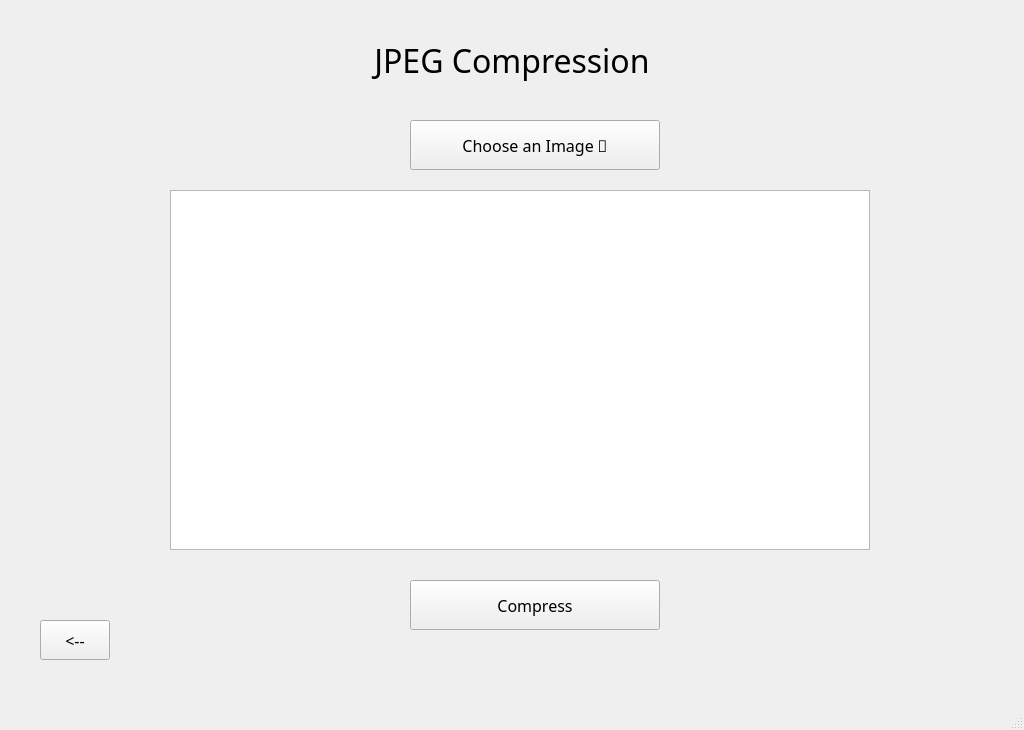
<?xml version="1.0" encoding="UTF-8"?>
<ui version="4.0">
 <class>MainWindow</class>
 <widget class="QMainWindow" name="MainWindow">
  <property name="geometry">
   <rect>
    <x>0</x>
    <y>0</y>
    <width>1024</width>
    <height>730</height>
   </rect>
  </property>
  <property name="windowTitle">
   <string>MainWindow</string>
  </property>
  <widget class="QWidget" name="centralwidget">
   <widget class="QPushButton" name="choose_file_button">
    <property name="geometry">
     <rect>
      <x>410</x>
      <y>120</y>
      <width>250</width>
      <height>50</height>
     </rect>
    </property>
    <property name="font">
     <font>
      <family>JetBrains Mono</family>
      <pointsize>12</pointsize>
     </font>
    </property>
    <property name="cursor">
     <cursorShape>PointingHandCursor</cursorShape>
    </property>
    <property name="statusTip">
     <string>Choose an image to apply compression</string>
    </property>
    <property name="text">
     <string>Choose an Image 💾</string>
    </property>
    <property name="flat">
     <bool>false</bool>
    </property>
   </widget>
   <widget class="QPushButton" name="home_button">
    <property name="geometry">
     <rect>
      <x>40</x>
      <y>620</y>
      <width>70</width>
      <height>40</height>
     </rect>
    </property>
    <property name="font">
     <font>
      <family>JetBrains Mono</family>
      <pointsize>12</pointsize>
     </font>
    </property>
    <property name="cursor">
     <cursorShape>PointingHandCursor</cursorShape>
    </property>
    <property name="statusTip">
     <string>To Home?</string>
    </property>
    <property name="text">
     <string>&lt;--</string>
    </property>
   </widget>
   <widget class="QPushButton" name="compress_button">
    <property name="geometry">
     <rect>
      <x>410</x>
      <y>580</y>
      <width>250</width>
      <height>50</height>
     </rect>
    </property>
    <property name="font">
     <font>
      <family>JetBrains Mono</family>
      <pointsize>12</pointsize>
     </font>
    </property>
    <property name="cursor">
     <cursorShape>PointingHandCursor</cursorShape>
    </property>
    <property name="statusTip">
     <string>Apply Compression ?</string>
    </property>
    <property name="text">
     <string>Compress</string>
    </property>
   </widget>
   <widget class="QGraphicsView" name="image_view">
    <property name="geometry">
     <rect>
      <x>170</x>
      <y>190</y>
      <width>700</width>
      <height>360</height>
     </rect>
    </property>
    <property name="verticalScrollBarPolicy">
     <enum>Qt::ScrollBarAlwaysOff</enum>
    </property>
    <property name="horizontalScrollBarPolicy">
     <enum>Qt::ScrollBarAlwaysOff</enum>
    </property>
   </widget>
   <widget class="QLabel" name="heading">
    <property name="geometry">
     <rect>
      <x>0</x>
      <y>10</y>
      <width>1024</width>
      <height>101</height>
     </rect>
    </property>
    <property name="font">
     <font>
      <family>JetBrains Mono</family>
      <weight>50</weight>
      <bold>false</bold>
     </font>
    </property>
    <property name="cursor">
     <cursorShape>ArrowCursor</cursorShape>
    </property>
    <property name="statusTip">
     <string/>
    </property>
    <property name="text">
     <string>&lt;html&gt;&lt;head/&gt;&lt;body&gt;&lt;p align=&quot;center&quot;&gt;&lt;span style=&quot; font-size:24pt;&quot;&gt;JPEG Compression&lt;/span&gt;&lt;/p&gt;&lt;/body&gt;&lt;/html&gt;</string>
    </property>
   </widget>
  </widget>
  <widget class="QMenuBar" name="menubar">
   <property name="geometry">
    <rect>
     <x>0</x>
     <y>0</y>
     <width>1024</width>
     <height>26</height>
    </rect>
   </property>
  </widget>
  <widget class="QStatusBar" name="statusbar"/>
 </widget>
 <resources/>
 <connections/>
</ui>
